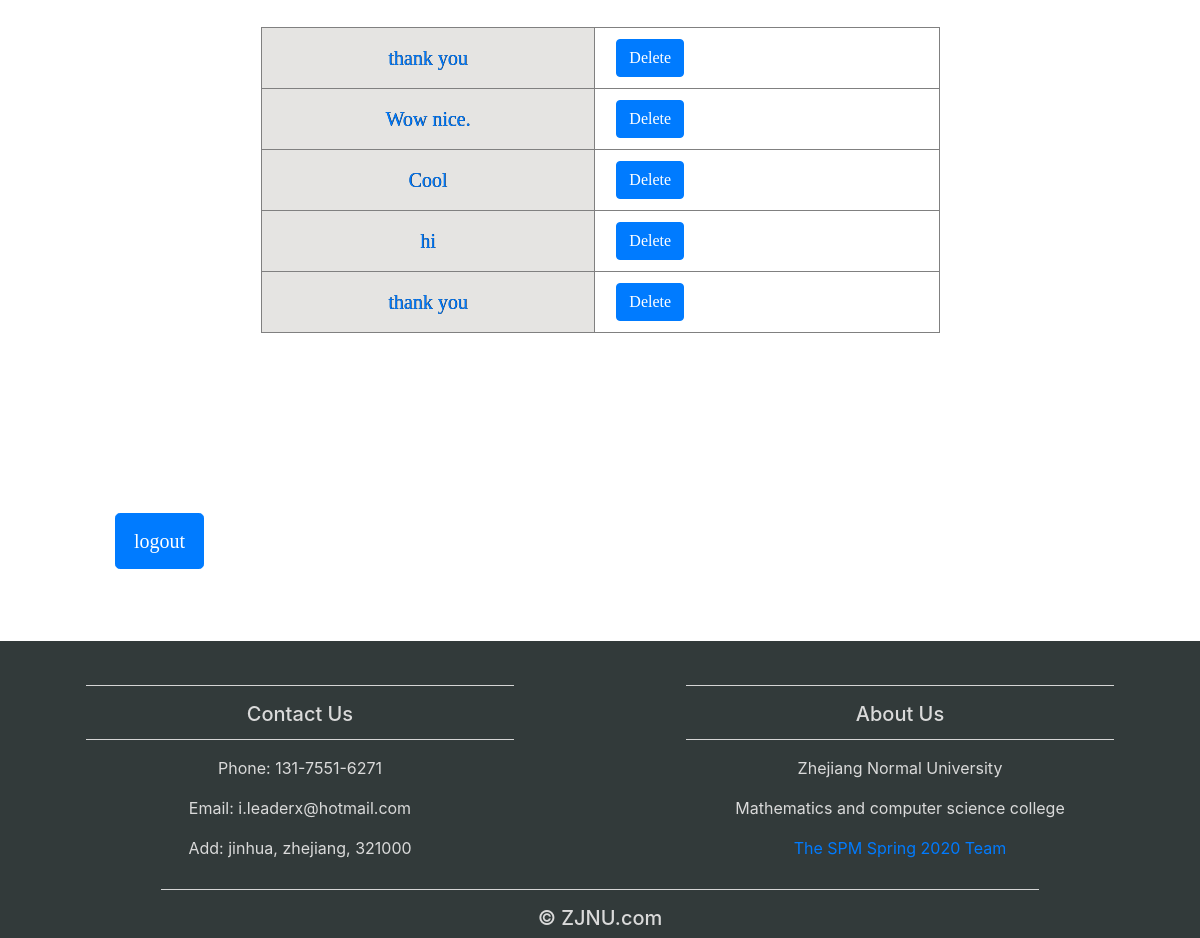
Before: /admin (signed in, lower part) with the older database file.
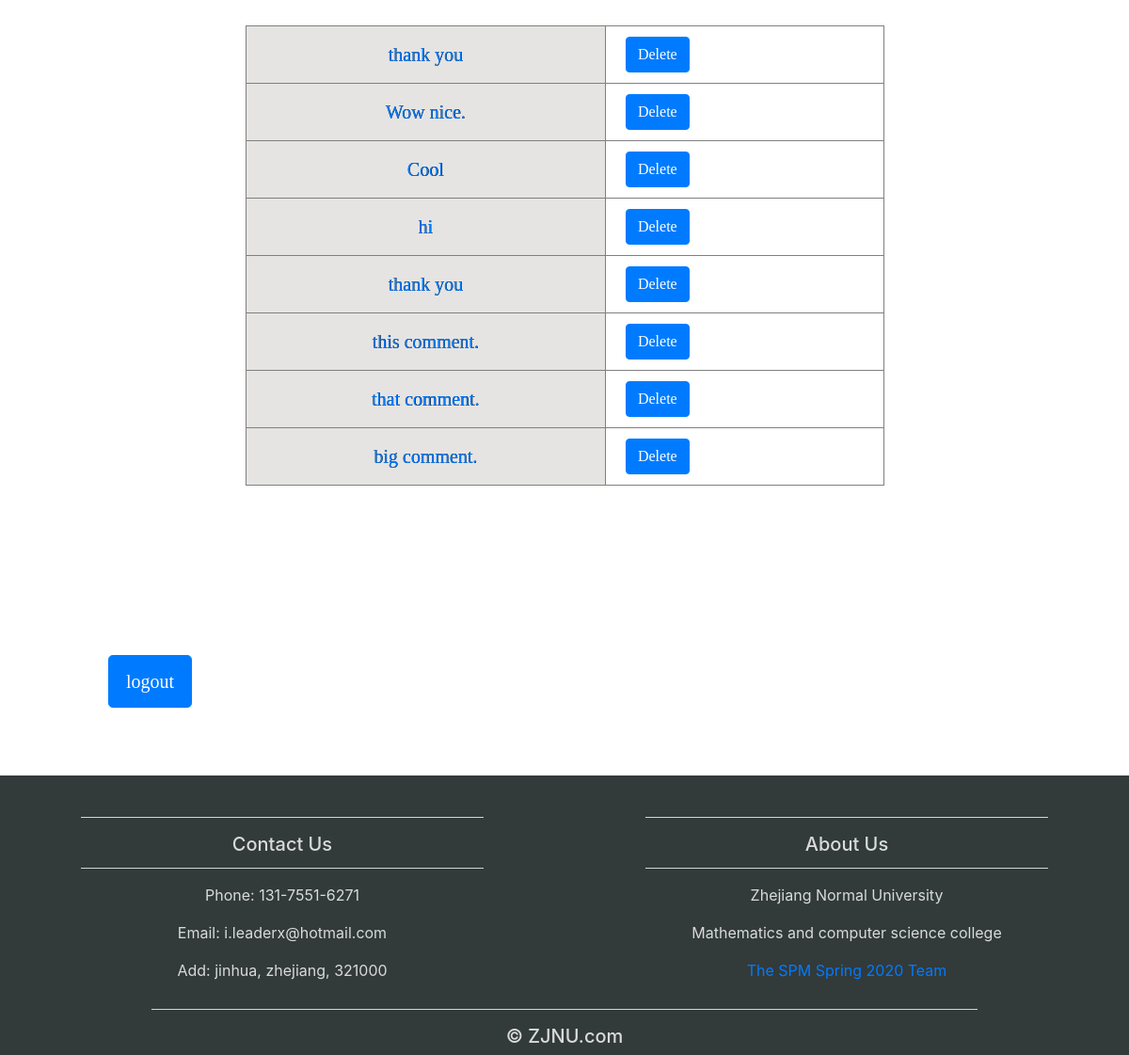
After: the same page with the newer database file.
### service.py (models this page shows)
class Comment(db.Model):
    __tablename__ = 'comments'
    id = db.Column(db.Integer, primary_key=True)
    author_id = db.Column(db.Integer, db.ForeignKey('authors.id'))
    article_id = db.Column(db.Integer, db.ForeignKey('articles.id'))
    body = db.Column(db.Text)
    upvote = db.Column(db.Integer)
    downvote = db.Column(db.Integer)
    time = db.Column(db.DateTime)

### service.py (the view)
@app.route('/admin')
def admin():
    if not session.get('logged_in'):
        return render_template('login.html')
    else:
        articles = Article.query.all()
        comments = Comment.query.all()
        return render_template('admin.html', articles=articles, comments=comments)

### service.py (called while the page is built, shortened)
@app.before_request
def before_request():
    ip = IP
    session['ip'] = ip
    visitor = Visitor.query.filter_by(ip=ip).first()
    if visitor is None:
        visitor = Visitor(ip=ip)
        db.session.add(visitor)
    else:
        if Visitor.query.filter_by(ip=ip).first().is_banned:
            print('you have beenn banned')
            return render_template('error.html', message='you have beenn banned')

### templates/admin.html (shortened to what this page needs)
<!DOCTYPE html>
<html lang="en">
{% extends "template.html" %}
{% block content %}
    {% if session['logged_in'] %}
    <table id="comments" border="1" align="center" style="width: 70%; margin-top:30px;">
            {% for comment in comments %}
        <tr>
            <td bgcolor="#E5E4E2" align="center">
                    <a href="/article/{{ comment.article_id }}">{{ comment.body }}</a>
            </td>
            <td>
                <a href="/deletec/{{comment.id}}"><button style="margin-left: 20px; margin-top: 10px; margin-bottom: 10px;" class="btn btn-primary">Delete</button></a>
            </td>
        </tr>
            {% endfor %}
    </table>
    <a href="/logout"><button style="padding:12px 18px 12px;" class="btn btn-primary btn-lg">logout</button></a>
    {% endif %}
{% endblock %}

Changed rows visible on the page:
added Comment: body "this comment."
added Comment: body "that comment."
added Comment: body "big comment."
